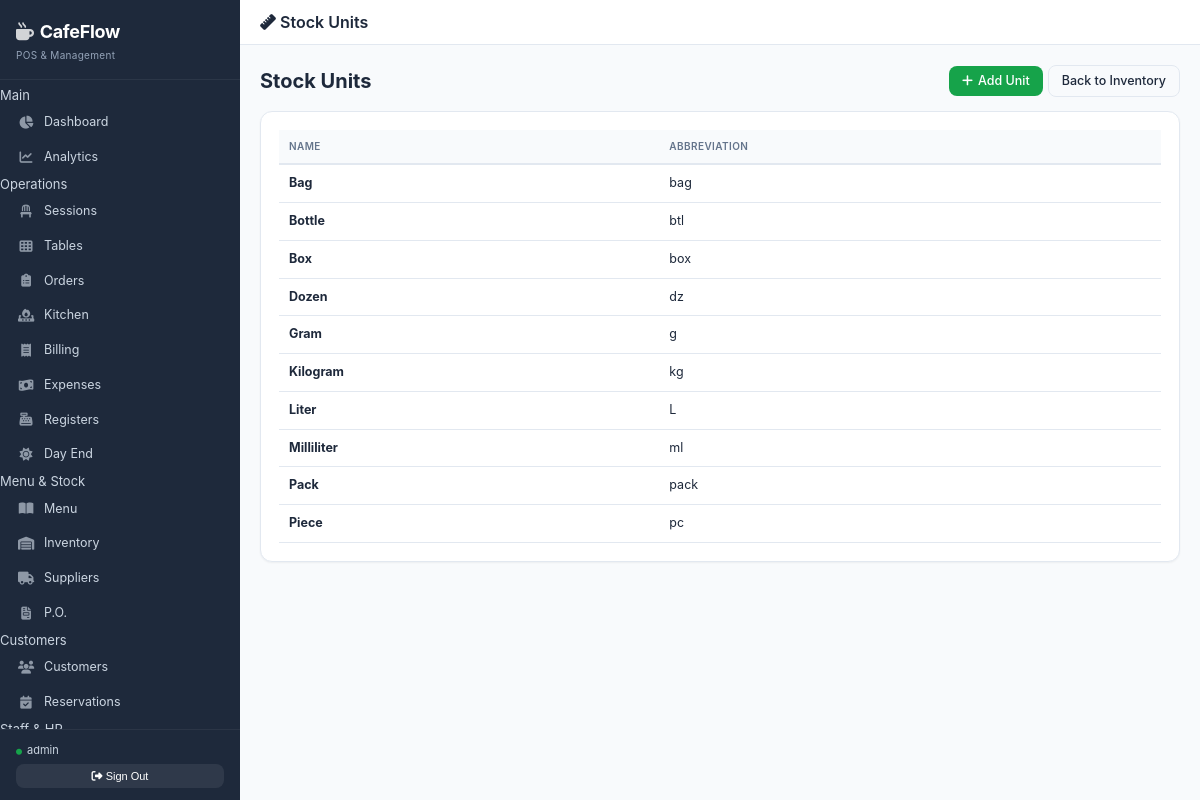
The page /inventory/units/ (signed in) on the database its author committed.
### inventory/models.py (models this page shows, shortened)
class StockUnit(BaseModel):
    name = models.CharField(max_length=50, unique=True)
    abbreviation = models.CharField(max_length=10)
    class Meta:
        ordering = ["name"]

### inventory/views.py (the view)
# urls.py: path("units/", unit_list, name="inventory_unit_list"),
@group_required("Admin", "Manager")
def unit_list(request):
    units = StockUnit.objects.all().order_by("name")
    return render(request, "inventory/unit_list.html", {"units": units})

### core/permissions.py (called while the page is built, shortened)
def group_required(*group_names):
    def decorator(view_func):
        @login_required
        @wraps(view_func)
        def wrapped_view(request, *args, **kwargs):
            user = request.user
            if user.is_superuser:
                return view_func(
                    request,
                    *args,
                    **kwargs
                )
        return wrapped_view
    return decorator

### core/templatetags/roles.py (called while the page is built, shortened)
@register.filter
def has_any_group(user, group_names):
    if user.is_superuser:
        return True

### templates/inventory/unit_list.html (shortened to what this page needs)
{% extends "base.html" %}
{% block page_icon %}ruler{% endblock %}
{% block page_title %}Stock Units{% endblock %}
{% block content %}
<div class="page-header">
  <h2>Stock Units</h2>
  <div class="action-group">
    <a href="{% url 'inventory_unit_create' %}" class="btn btn-success"><i class="fas fa-plus"></i> Add Unit</a>
    <a href="{% url 'inventory_list' %}" class="btn btn-outline">Back to Inventory</a>
  </div>
</div>
<div class="card">
  <div class="table-wrap">
    <table>
      <tr><th>Name</th><th>Abbreviation</th></tr>
      {% for u in units %}
      <tr><td><strong>{{ u.name }}</strong></td><td>{{ u.abbreviation }}</td></tr>
      {% empty %}
      <tr><td colspan="2" class="text-muted">No units defined. Create one to start adding inventory items.</td></tr>
      {% endfor %}
    </table>
  </div>
</div>
{% endblock %}

### templates/base.html (shortened to what this page needs)
<!DOCTYPE html>
{% load roles %}
{% load nepali_date %}
{% load static %}
<html lang="en">
<head>
    <link rel="stylesheet" href="https://cdnjs.cloudflare.com/ajax/libs/font-awesome/6.5.1/css/all.min.css">
    <link rel="stylesheet" href="{% static 'css/cafeflow.css' %}">
</head>
<body>
<div class="app">
    {% if request.user.is_authenticated %}
    <aside class="sidebar">
        <div class="sb-brand">
            <h2><i class="fas fa-mug-hot" style="margin-right:6px;opacity:.8;"></i>CafeFlow</h2>
            <span>POS &amp; Management</span>
        </div>
        <nav class="sb-nav">
            <div class="nv-hdr">Main</div>
            <a href="{% url 'dashboard' %}" class="nv-item"><i class="fas fa-chart-pie"></i><span>Dashboard</span></a>
            {% if request.user|has_any_group:"Admin,Manager" %}
            <a href="{% url 'analytics_dashboard' %}" class="nv-item"><i class="fas fa-chart-line"></i><span>Analytics</span></a>
            {% endif %}
            <div class="nv-hdr">Operations</div>
            {% if request.user|has_any_group:"Admin,Manager,Waiter" %}
            <a href="{% url 'session_list' %}" class="nv-item"><i class="fas fa-chair"></i><span>Sessions</span></a>
            <a href="{% url 'table_list' %}" class="nv-item"><i class="fas fa-th"></i><span>Tables</span></a>
            {% endif %}
            <a href="{% url 'order_list' %}" class="nv-item"><i class="fas fa-clipboard-list"></i><span>Orders</span></a>
            {% if request.user|has_any_group:"Admin,Manager,Kitchen" %}
            <a href="{% url 'kds_dashboard' %}" class="nv-item"><i class="fas fa-fire-burner"></i><span>Kitchen</span></a>
            {% endif %}
            {% if request.user|has_any_group:"Admin,Manager,Cashier" %}
            <a href="{% url 'bill_list' %}" class="nv-item"><i class="fas fa-receipt"></i><span>Billing</span></a>
            {% endif %}
            {% if request.user|has_any_group:"Admin,Manager" %}
            <a href="{% url 'expense_list' %}" class="nv-item"><i class="fas fa-money-bill-wave"></i><span>Expenses</span></a>
            <a href="{% url 'cash_register_list' %}" class="nv-item"><i class="fas fa-cash-register"></i><span>Registers</span></a>
            <a href="{% url 'day_end_list' %}" class="nv-item"><i class="fas fa-sun"></i><span>Day End</span></a>
            {% endif %}
            <div class="nv-hdr">Menu & Stock</div>
            {% if request.user|has_any_group:"Admin,Manager" %}
            <a href="{% url 'menu_list' %}" class="nv-item"><i class="fas fa-book-open"></i><span>Menu</span></a>
            <a href="{% url 'inventory_list' %}" class="nv-item"><i class="fas fa-warehouse"></i><span>Inventory</span></a>
            <a href="{% url 'supplier_list' %}" class="nv-item"><i class="fas fa-truck"></i><span>Suppliers</span></a>
            <a href="{% url 'po_list' %}" class="nv-item"><i class="fas fa-file-invoice"></i><span>P.O.</span></a>
            {% endif %}
            <div class="nv-hdr">Customers</div>
            {% if request.user|has_any_group:"Admin,Manager,Waiter" %}
            <a href="{% url 'customer_list' %}" class="nv-item"><i class="fas fa-users"></i><span>Customers</span></a>
            <a href="{% url 'reservation_list' %}" class="nv-item"><i class="fas fa-calendar-check"></i><span>Reservations</span></a>
            {% endif %}
            <div class="nv-hdr">Staff & HR</div>
        </nav>
        <div class="sb-footer">
            <div class="user"><i class="fas fa-circle" style="font-size:6px;color:var(--s);margin-right:5px;"></i>{{ request.user.get_full_name|default:request.user.username }}</div>
            <form method="post" action="{% url 'logout' %}">{% csrf_token %}<button type="submit"><i class="fas fa-sign-out-alt"></i> Sign Out</button></form>
        </div>
    </aside>
    {% endif %}
    <div class="main">
        <header class="topbar">
            <h1><i class="fas fa-{% block page_icon %}home{% endblock %}"></i> {% block page_title %}Dashboard{% endblock %}</h1>
        </header>
        <main class="content">
            {% block content %}{% endblock %}
        </main>
    </div>
</div>
</body>
</html>

### static/css/cafeflow.css (style rules this page uses)
:root { --primary: #2563eb; --primary-dark: #1d4ed8; --primary-light: #dbeafe; --success: #16a34a; --success-light: #dcfce7; --danger: #dc2626; --danger-light: #fee2e2; --warning: #f59e0b; --warning-light: #fef3c7; --purple: #7c3aed; --purple-light: #f3e8ff; --teal: #0d9488; --teal-light: #ccfbf1; --bg: #f1f5f9; --card: #ffffff; --border: #e2e8f0; --text: #1e293b; --text-muted: #64748b; --text-light: #94a3b8; --sidebar-bg: #1e293b; --sidebar-text: #cbd5e1; --sidebar-hover: #334155; --shadow: 0 1px 3px rgba(0,0,0,.08), 0 1px 2px rgba(0,0,0,.06); --shadow-lg: 0 4px 6px rgba(0,0,0,.07), 0 10px 15px rgba(0,0,0,.1); --radius: 8px; --radius-lg: 12px; }

### templates/base.html (style rules this page uses)
:root { --p: #2563eb; --pd: #1d4ed8; --pl: #dbeafe; --s: #16a34a; --sl: #dcfce7; --d: #dc2626; --dl: #fee2e2; --w: #f59e0b; --wl: #fef3c7; --pp: #7c3aed; --ppl: #f3e8ff; --t: #0d9488; --tl: #ccfbf1; --bg: #f8fafc; --card: #fff; --brd: #e2e8f0; --txt: #1e293b; --t2: #64748b; --t3: #94a3b8; --sb: #1e293b; --st: #cbd5e1; --sh: #334155; --sa: #2563eb; --shd: 0 1px 2px rgba(0,0,0,.05); --shd2: 0 4px 12px rgba(0,0,0,.08); --r: 8px; --r2: 12px; }
*, *::before, *::after { box-sizing: border-box; margin: 0; padding: 0; }
body { font-family: 'Inter', -apple-system, BlinkMacSystemFont, 'Segoe UI', Roboto, sans-serif; background: var(--bg); color: var(--txt); font-size: 13px; line-height: 1.5; -webkit-font-smoothing: antialiased; }
a { color: var(--p); text-decoration: none; }
.app { display: flex; height: 100vh; overflow: hidden; }
.sidebar { width: 240px; background: var(--sb); color: var(--st); display: flex; flex-direction: column; flex-shrink: 0; }
.sb-brand { padding: 18px 16px 14px; border-bottom: 1px solid rgba(255,255,255,.06); }
.sb-brand h2 { color: #fff; font-size: 18px; font-weight: 700; letter-spacing: -.3px; }
.sb-brand span { color: var(--t3); font-size: 10px; letter-spacing: .3px; }
.sb-nav { padding: 6px 0; flex: 1; overflow-y: auto; overflow-x: hidden; }
.nv-hdr { padding: 14px 16px 2px; font-size: 9px; text-transform: uppercase; letter-spacing: 1.2px; color: var(--t3); font-weight: 700; }
.nv-item { display: flex; align-items: center; gap: 10px; padding: 8px 16px; color: var(--st); font-size: 12.5px; transition: all .12s; border-left: 2px solid transparent; }
.nv-item i { width: 16px; text-align: center; font-size: 13px; opacity: .65; }
.sb-footer { padding: 12px 16px; border-top: 1px solid rgba(255,255,255,.06); }
.sb-footer .user { font-size: 11px; margin-bottom: 6px; color: var(--st); }
.sb-footer form button { width: 100%; padding: 6px; background: rgba(255,255,255,.08); border: none; border-radius: var(--r); color: #fff; font-size: 11px; cursor: pointer; transition: .12s; }
.main { flex: 1; display: flex; flex-direction: column; overflow: hidden; }
.topbar { background: var(--card); padding: 10px 20px; display: flex; align-items: center; justify-content: space-between; border-bottom: 1px solid var(--brd); flex-shrink: 0; }
.topbar h1 { font-size: 16px; font-weight: 600; }
.content { flex: 1; padding: 20px; overflow-y: auto; }
.card { background: var(--card); border: 1px solid var(--brd); border-radius: var(--r2); padding: 18px; margin-bottom: 14px; box-shadow: var(--shd); }
.btn { display: inline-flex; align-items: center; gap: 5px; padding: 7px 13px; border: none; border-radius: var(--r); cursor: pointer; font-size: 12.5px; font-weight: 500; transition: all .12s; line-height: 1.3; white-space: nowrap; }
table { width: 100%; border-collapse: collapse; font-size: 12.5px; }
th { background: #f8fafc; padding: 9px 10px; font-weight: 600; text-align: left; color: var(--t2); font-size: 10px; text-transform: uppercase; letter-spacing: .4px; border-bottom: 2px solid var(--brd); white-space: nowrap; }
td { padding: 9px 10px; border-bottom: 1px solid var(--brd); vertical-align: middle; }
.page-header { display: flex; justify-content: space-between; align-items: center; margin-bottom: 14px; gap: 8px; flex-wrap: wrap; }
.page-header h2 { font-size: 20px; font-weight: 700; }
.action-group { display: flex; gap: 5px; flex-wrap: wrap; align-items: center; }
.table-wrap { overflow-x: auto; }
.btn-success { background: var(--s); color: #fff; }
.btn-outline { background: transparent; border: 1px solid var(--brd); color: var(--txt); }

### rows shown on the page
StockUnit: name "Bag", abbreviation "bag"
StockUnit: name "Bottle", abbreviation "btl"
StockUnit: name "Box", abbreviation "box"
StockUnit: name "Dozen", abbreviation "dz"
StockUnit: name "Gram", abbreviation "g"
StockUnit: name "Kilogram", abbreviation "kg"
StockUnit: name "Liter", abbreviation "L"
StockUnit: name "Milliliter", abbreviation "ml"
StockUnit: name "Pack", abbreviation "pack"
StockUnit: name "Piece", abbreviation "pc"

### other values the page prints
{{ request.user.get_full_name|default:request.user.username }} "admin"
